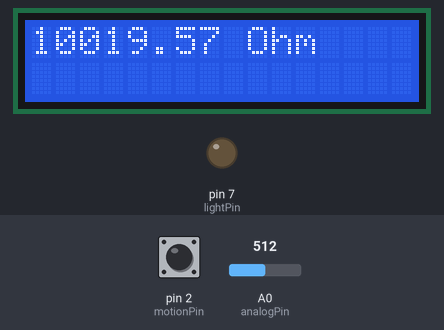
Simulated run of this sketch. Board: Arduino Uno, built with avr-gcc and run on an emulated ATmega328P. Parts: 16×2 character LCD, output pins drawn as LEDs (lit = HIGH). The inputs (shaded band) are chosen by the test bench; at power-on: A0 (analogPin) = 512, pin 2 (motionPin) LOW. What the sketch prints to the serial monitor is not drawn.

Above: at 1.2 s.
1.3 s: A0 (analogPin) set to 1006
At 2.5 s:
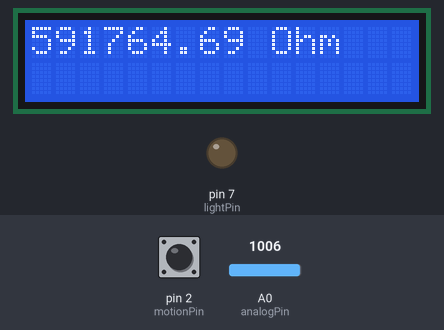
2.9 s: A0 (analogPin) set to 1023
At 3.5 s:
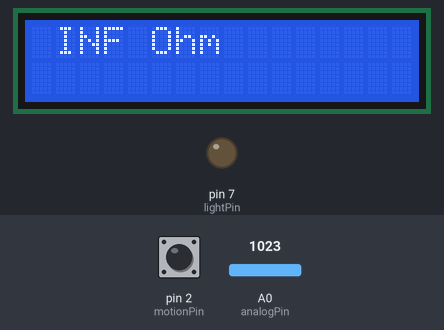
4.4 s: pin 2 (motionPin) driven HIGH
At 4.9 s:
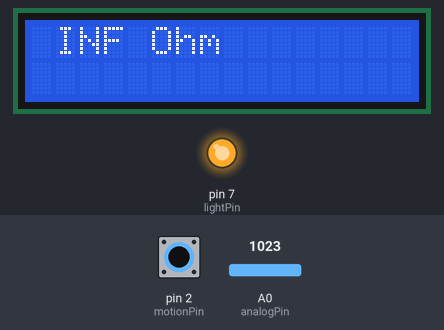
5.9 s: A0 (analogPin) set to 900
At 6.6 s:
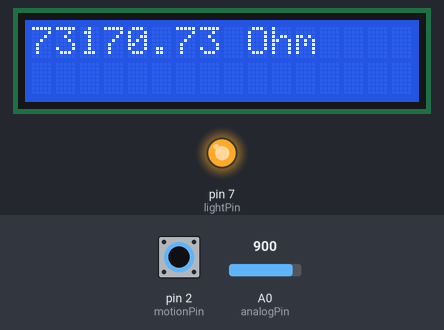
7.4 s: pin 2 (motionPin) pulsed LOW 5 times (0.12 s each, 0.3 s apart)
At 10.1 s:
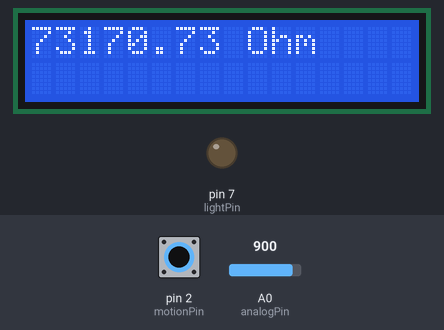
Timing chart, 0 to 11.6 s (numbered marks = the images above; inputs shaded):
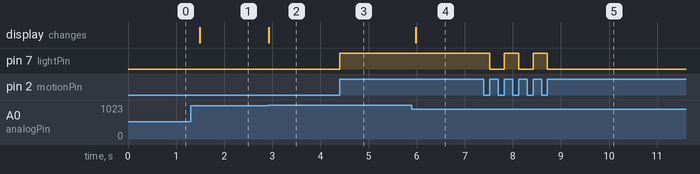

Measured:
- the behaviour switches between 1022 and 1023 on A0 (analogPin) (found by bisection; images 1 and 2)
- after the input at 1.3 s, the display: changes after 0.20 s (image 1)
- after the input at 2.9 s, the display: changes at once (image 2)
- after the input at 4.4 s, pin 7 (lightPin): LOW → HIGH at once
- after the input at 5.9 s, the display: changes after 0.08 s (image 4)
- after the input at 7.4 s, pin 7 (lightPin): alternates HIGH for 0.30 s and LOW for 0.30 s, 5 changes in all, then stays LOW, starting after 0.12 s

The sketch:

LCD_fun.ino
```cpp
/*
 The circuit:
 * LCD RS pin to digital pin 12
 * LCD Enable pin to digital pin 11
 * LCD D4 pin to digital pin 5
 * LCD D5 pin to digital pin 4
 * LCD D6 pin to digital pin 3
 * LCD D7 pin to digital pin 2
 * LCD R/W pin to ground
 * 10K resistor:
 * ends to +5V and ground
 * wiper to LCD VO pin (pin 3)
*/

// include the library code:
#include <LiquidCrystal.h>
#include <Time.h>


// initialize the library by associating any needed LCD interface pin
// with the arduino pin number it is connected to
const int rs = 13, en = 12, d4 = 11, d5 = 10, d6 = 9, d7 = 8;
LiquidCrystal lcd(rs, en, d4, d5, d6, d7);

//Motion Sensor
const byte motionPin = 2;
// Alarm Pin
const int lightPin = 7;
volatile byte lightState = LOW;

float calc_resistance(int refRes){
  float analogPin = A0;
  float maxVal = 1023;
  float val = analogRead(analogPin); // var to store adc value 0-1023
  return refRes*(val/(maxVal-val));
}

void setup() {
  Serial.begin(9600);
  // set up the LCD's number of columns and rows:
  lcd.begin(16, 2);
  // set up pin for motion sensor
  pinMode(lightPin, OUTPUT);
  digitalWrite(lightPin, LOW);
  pinMode(motionPin, INPUT);
  attachInterrupt(digitalPinToInterrupt(motionPin), toggleLight, RISING);
}


void loop() {
  float resistance = calc_resistance(10000);
  lcd.clear();
  lcd.print(String(resistance)+" Ohm");
  delay(200);
}

void toggleLight(){
  lightState = !lightState; // toggle light
  Serial.print("Light: ");
  Serial.println(lightState);
  digitalWrite(lightPin,lightState);
}
```
